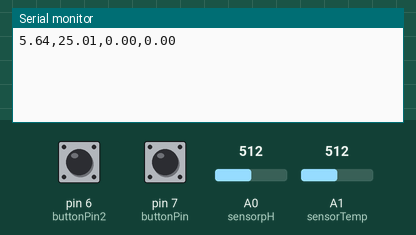
Bench run of a sketch on a simulated Arduino Uno, built with avr-gcc and run on an emulated ATmega328P. Shown: the last lines printed to the serial monitor. Inputs (shaded band) come from the test bench; at power-on: A0 (sensorpH) = 512, A1 (sensorTemp) = 512, pin 6 (buttonPin2) LOW, pin 7 (buttonPin) LOW.

Above: at 1.2 s.
1.3 s: A0 (sensorpH) set to 716
2.8 s: A1 (sensorTemp) set to 716
4.3 s: pin 6 (buttonPin2) pulled HIGH for 1 s
At 5.8 s:
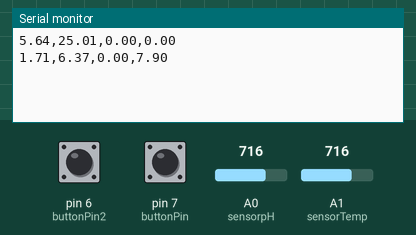
6.8 s: A0 (sensorpH) set to 900
8.3 s: pin 7 (buttonPin) pulled HIGH for 3.2 s
At 11.3 s:
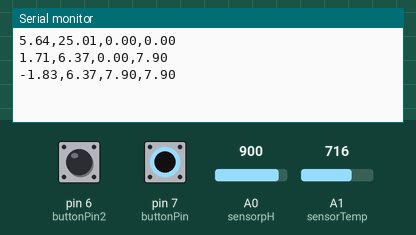
13.0 s: A1 (sensorTemp) set to 900
At 15.3 s:
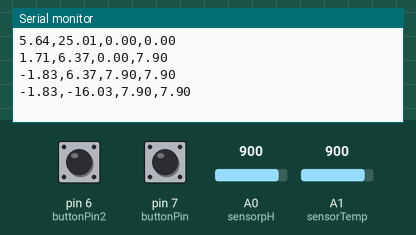
Timing chart, 0 to 15.5 s (numbered marks = the images above; inputs shaded):
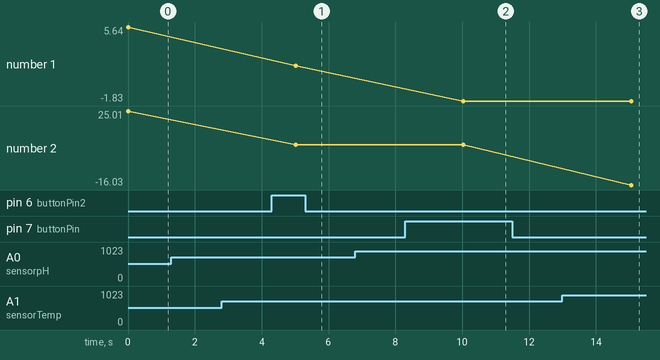

Measured:
- after the input at 4.3 s, the serial monitor: prints a new line after 0.72 s (image 1)
- after the input at 8.3 s, the serial monitor: prints a new line after 1.7 s (image 2)
- after the input at 13.0 s, the serial monitor: prints a new line after 2.1 s (image 3)
- plotted number 2: 6.37 → -16.03 after the input at 13.0 s

The sketch:

Biology_Arduino_Final.ino
```cpp
const int  buttonPin = 7;    // the pin that the pushbutton is attached to
const int  buttonPin2 = 6;    // the pin that the pushbutton is attached to
const long waitDebounce = 1000;  // waitDebounce agengst bounce
int counterOne = 0;   // counter for the number of button presses
int counterTwo = 0;   // counter for the number of button presses
int buttonState = 0;         // current state of the button
int buttonState2 = 0;         // current state of the button
float volumeGas = 7.9;
int lastButtonState = 0;     // previous state of the button
int lastButtonState2 = 0;     // previous state of the button
unsigned long previousMillis = 0;        // will store last time switch was on
unsigned long previousMillis2 = 0;        // will store last time switch was on

// used for themperature sensor
const int sensorpH = A0;
const int sensorTemp = A1;

float temperature = 0;
// Used for pH sensor
float pH;
float voltage;

void setup()
{
  pinMode(buttonPin, INPUT);
  pinMode(buttonPin2, INPUT);
  // initialize serial communication:
  Serial.begin(9600);
}

float abstemp_cma(float value)   // value is referring to the ADC reading 0-1023
{
  float Rntc, Vout;
  float Rfixed = 20000.0;      //20k
  float Vin = 5.0;             //5000mV.
  float T_0 = 273.15;          //Celsius to Kelvin offset
  float K0 = 0.00102119;       //constant specific for the temperature sensor
  float K1 = 0.000222468;      //constant specific for the temperature sensor
  float K2 = 0.000000133342;   //constant specific for the temperature sensor

  float T, logR;
  //
  //dertermine Vout
  //
  Vout = Vin * value / 1024.0;
  //
  // now calculate Rntc from Vout, Vin and Rfixed
  //
  Rntc = (Vout * Rfixed) / (Vin - Vout);
  //
  logR = log(Rntc);
  T = 1 / (K0 + (K1 * logR) + (K2 * logR * logR * logR));
  //
  return float(10 * (T - T_0));
}

//Smoothing pH readings
float getVoltage() {
  float tempVoltage = 0;
  int window = 10;

  for (int i = 0; i < window; i++) {
    // Read light sensor data.
    tempVoltage = tempVoltage + analogRead(sensorpH);

    // 1ms pause adds more stability between reads.
    delay(1);
  }
  tempVoltage = tempVoltage / window;

  return tempVoltage;
}

void loop() {
  buttonState = digitalRead(buttonPin);
  unsigned long currentMillis = millis();
  // compare the buttonState to its previous state
  if (buttonState != lastButtonState)
  {
    // if the state has changed, increment the counter
    if (buttonState == HIGH && currentMillis - previousMillis >= waitDebounce)
    {
      // if the current state is HIGH then the button went from off to on:
      counterOne++;
      previousMillis = currentMillis;
    }
  }
  lastButtonState = buttonState;  // save the current state as the last state, for next time through the loop


  buttonState2 = digitalRead(buttonPin2);
  unsigned long currentMillis2 = millis();
  // compare the buttonState to its previous state
  if (buttonState2 != lastButtonState2)
  {
    // if the state has changed, increment the counter
    if (buttonState2 == HIGH && currentMillis2 - previousMillis2 >= waitDebounce)
    {
      // if the current state is HIGH then the button went from off to on:
      counterTwo++;
      previousMillis2 = currentMillis2;
    }
  }
  lastButtonState2 = buttonState2;  // save the current state as the last state, for next time through the loop

  float voltage = getVoltage();
  sendToSerial(voltage);
  delay(5000);  //testing purpose of delay
}

void sendToSerial(float voltage) {
  // Sending pH sensor reading
  pH = (-0.01926 * voltage + 15.50);
  Serial.print(pH);
  Serial.print(",");

  // Sending temperature sensor reading
  temperature = (abstemp_cma(analogRead(sensorTemp)) / 10);
  Serial.print(temperature);

  // Sending volume of gas produced
  Serial.print(",");
  Serial.print(counterOne * volumeGas);

  Serial.print(",");
  Serial.println(counterTwo * volumeGas);
}
```
